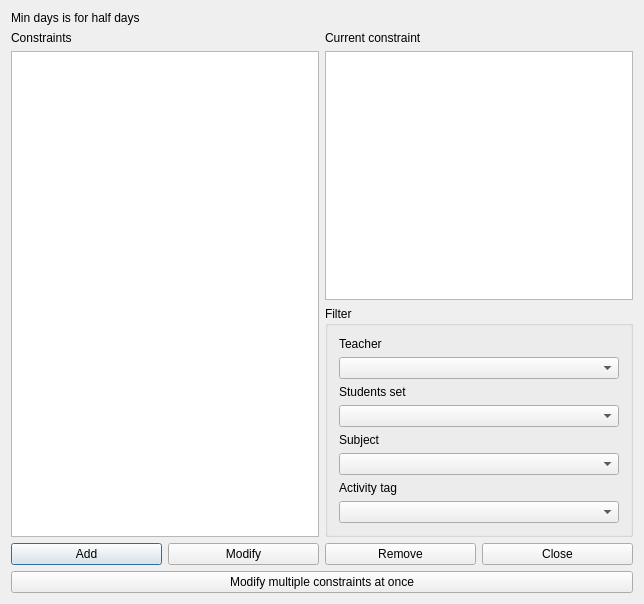
<?xml version="1.0" encoding="UTF-8"?>
<ui version="4.0">
 <class>ConstraintMinHalfDaysBetweenActivitiesForm_template</class>
 <widget class="QDialog" name="ConstraintMinHalfDaysBetweenActivitiesForm_template">
  <property name="geometry">
   <rect>
    <x>0</x>
    <y>0</y>
    <width>644</width>
    <height>604</height>
   </rect>
  </property>
  <property name="windowTitle">
   <string extracomment="This is the title of the dialog to see the list of all constraints of this type">Constraints min half days between activities</string>
  </property>
  <layout class="QGridLayout" name="gridLayout_2">
   <item row="0" column="0">
    <widget class="QLabel" name="instructionsLabel">
     <property name="sizePolicy">
      <sizepolicy hsizetype="Minimum" vsizetype="Minimum">
       <horstretch>0</horstretch>
       <verstretch>0</verstretch>
      </sizepolicy>
     </property>
     <property name="text">
      <string>Min days is for half days</string>
     </property>
     <property name="wordWrap">
      <bool>true</bool>
     </property>
    </widget>
   </item>
   <item row="1" column="0">
    <layout class="QHBoxLayout" name="horizontalLayout_2">
     <item>
      <layout class="QVBoxLayout" name="verticalLayout">
       <item>
        <widget class="QLabel" name="constraintsTextLabel">
         <property name="frameShape">
          <enum>QFrame::NoFrame</enum>
         </property>
         <property name="frameShadow">
          <enum>QFrame::Plain</enum>
         </property>
         <property name="text">
          <string>Constraints</string>
         </property>
         <property name="wordWrap">
          <bool>false</bool>
         </property>
        </widget>
       </item>
       <item>
        <widget class="QListWidget" name="constraintsListWidget"/>
       </item>
      </layout>
     </item>
     <item>
      <layout class="QVBoxLayout" name="verticalLayout_3">
       <item>
        <layout class="QVBoxLayout" name="verticalLayout_2">
         <item>
          <widget class="QLabel" name="currentConstraintTextLabel">
           <property name="text">
            <string>Current constraint</string>
           </property>
           <property name="wordWrap">
            <bool>false</bool>
           </property>
          </widget>
         </item>
         <item>
          <widget class="QPlainTextEdit" name="currentConstraintTextEdit"/>
         </item>
        </layout>
       </item>
       <item>
        <widget class="QGroupBox" name="filterGroupBox">
         <property name="title">
          <string>Filter</string>
         </property>
         <layout class="QGridLayout" name="gridLayout">
          <item row="0" column="0">
           <widget class="QLabel" name="teachersTextLabel">
            <property name="text">
             <string>Teacher</string>
            </property>
            <property name="wordWrap">
             <bool>false</bool>
            </property>
           </widget>
          </item>
          <item row="1" column="0">
           <widget class="QComboBox" name="teachersComboBox"/>
          </item>
          <item row="2" column="0">
           <widget class="QLabel" name="studentsTextLabel">
            <property name="text">
             <string>Students set</string>
            </property>
            <property name="wordWrap">
             <bool>false</bool>
            </property>
           </widget>
          </item>
          <item row="3" column="0">
           <widget class="QComboBox" name="studentsComboBox"/>
          </item>
          <item row="4" column="0">
           <widget class="QLabel" name="subjectsTextLabel">
            <property name="text">
             <string>Subject</string>
            </property>
            <property name="wordWrap">
             <bool>false</bool>
            </property>
           </widget>
          </item>
          <item row="5" column="0">
           <widget class="QComboBox" name="subjectsComboBox"/>
          </item>
          <item row="6" column="0">
           <widget class="QLabel" name="activityTagsTextLabel">
            <property name="text">
             <string>Activity tag</string>
            </property>
            <property name="wordWrap">
             <bool>false</bool>
            </property>
           </widget>
          </item>
          <item row="7" column="0">
           <widget class="QComboBox" name="activityTagsComboBox"/>
          </item>
         </layout>
        </widget>
       </item>
      </layout>
     </item>
    </layout>
   </item>
   <item row="2" column="0">
    <layout class="QHBoxLayout" name="horizontalLayout">
     <item>
      <widget class="QPushButton" name="addConstraintPushButton">
       <property name="text">
        <string>Add</string>
       </property>
      </widget>
     </item>
     <item>
      <widget class="QPushButton" name="modifyConstraintPushButton">
       <property name="text">
        <string>Modify</string>
       </property>
      </widget>
     </item>
     <item>
      <widget class="QPushButton" name="removeConstraintPushButton">
       <property name="text">
        <string>Remove</string>
       </property>
      </widget>
     </item>
     <item>
      <widget class="QPushButton" name="closePushButton">
       <property name="text">
        <string>Close</string>
       </property>
      </widget>
     </item>
    </layout>
   </item>
   <item row="3" column="0">
    <widget class="QPushButton" name="changeSelectivelyPushButton">
     <property name="text">
      <string>Modify multiple constraints at once</string>
     </property>
    </widget>
   </item>
  </layout>
 </widget>
 <layoutdefault spacing="6" margin="11"/>
 <resources/>
 <connections/>
</ui>
